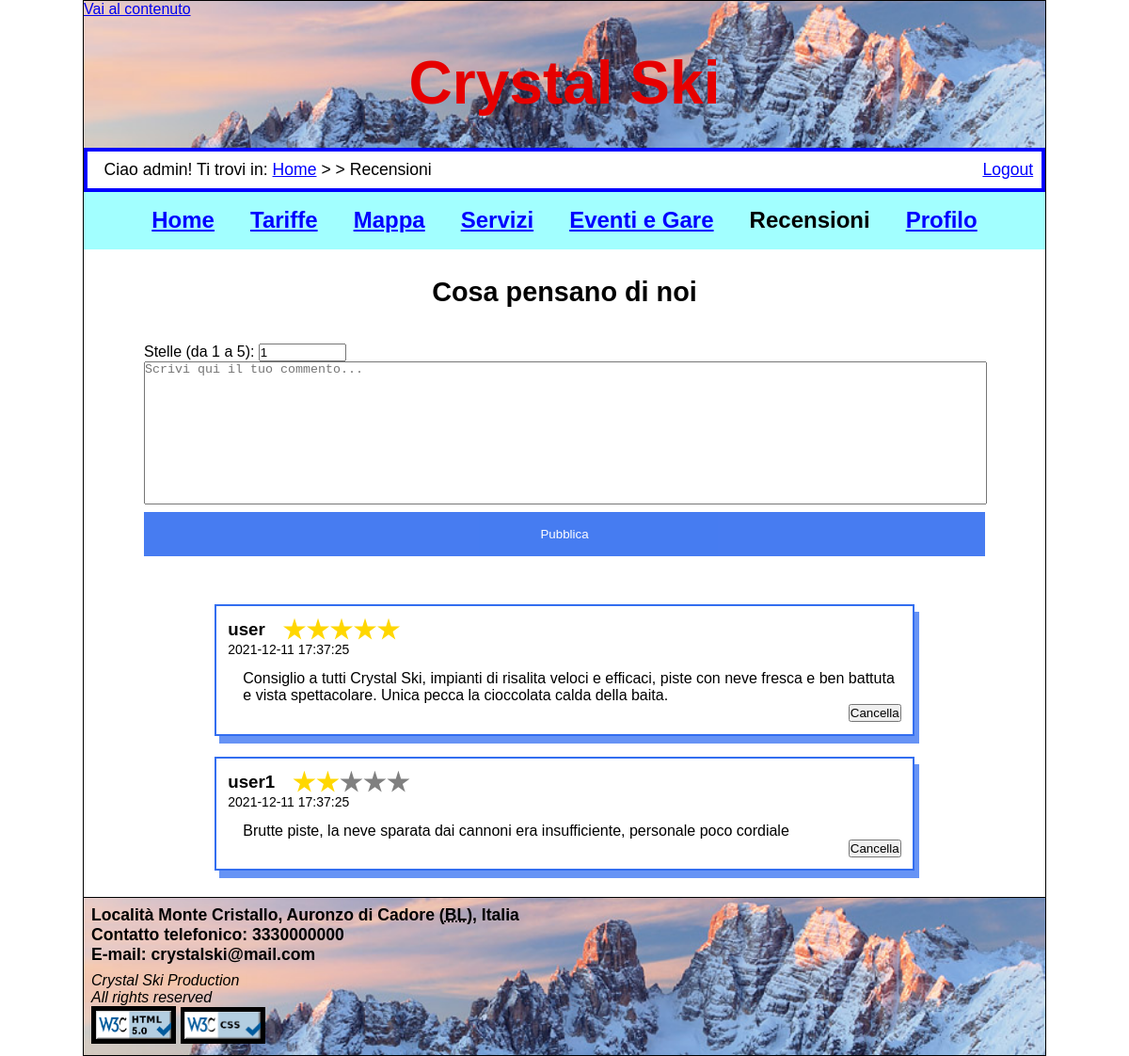
Screenshot of /html-php/recensioni.php (signed in) with the database file from the repository.
### tables this page shows
CREATE TABLE `comment`(
    `id` INT UNSIGNED NOT NULL AUTO_INCREMENT,
    `userId` INT UNSIGNED NOT NULL,
    `comment` VARCHAR(400) NOT NULL,
    `stars` TINYINT UNSIGNED NOT NULL,
    `date` DATETIME NOT NULL,

    PRIMARY KEY (`id`)
);

CREATE TABLE `user`(
    `id` INT UNSIGNED NOT NULL AUTO_INCREMENT,
    `email` VARCHAR(255) NOT NULL,
    `username` VARCHAR(255) NOT NULL,
    `password` VARCHAR(255) NOT NULL,
    `name` VARCHAR(255) NULL,
    `surname` VARCHAR(255) NULL,
    `city` VARCHAR(255) NULL,
    `isAdmin` TINYINT UNSIGNED NOT NULL,

    PRIMARY KEY (`id`),
    UNIQUE KEY (`username`)
);

### html-php/DBConnection.php (called while the page is built, shortened)
<?php
class DBConnection{
    private $connection;
    public function openDBConnection(){
        $this->connection = mysqli_connect(DBConnection::HOST_DB, DBConnection::USERNAME, DBConnection::PASSWORD, DBConnection::DATABASE_NAME);
        if(mysqli_errno($this->connection)){
            return false;
        }else{
            mysqli_set_charset($this->connection,"utf8");
            return true;
        }
    }
    public function getComments(){
        $loadComments = "SELECT * from `comment` LIMIT 10";
        $queryResult = mysqli_query($this->connection, $loadComments) or die (mysqli_error($this->connection));
        if(mysqli_num_rows($queryResult) > 0){
            return $queryResult;
        }else{
            return "";
        }
    }
    public function getUsernameById($id){
        $getUsernameById = "SELECT `username` FROM `user` WHERE `id` = \"$id\" ";
        $queryResult = mysqli_query($this->connection, $getUsernameById) or die (mysqli_error($this->connection));
        if(mysqli_num_rows($queryResult) > 0){
            return $queryResult;
        }else{
            return "";
        }
    }
}
?>

### html-php/recensioni.php (the view, shortened to what this page needs)
<?php
require_once("DBConnection.php");
$connection = new DBConnection();
$connectionOK = $connection->openDBConnection();
?>
<!DOCTYPE html>
<html lang="it">
<head>
	<link rel="stylesheet" href="../css/style.css" />
	<link rel="stylesheet" media="screen and (max-width:600px), only screen and (max-width:600px)" href="../css/mini.css"/>
</head>
<body>
	<header>
		<a id="salta" href="#inizio">Vai al contenuto</a>
		<h1 lang="en">Crystal Ski</h1>
	</header>
	<div id="breadcrumb">
	<?php if (isset($_SESSION['login']) && $_SESSION['login']) { ?>
		<p>Ciao <?=$_SESSION['username']?>! Ti trovi in: <a href="home.php" lang="en">Home</a> &gt; &gt; Recensioni</p>
		<a href="logout.php">Logout</a>
	<?php } else { ?>
		<p>Ti trovi in: <a href="home.php" lang="en">Home</a> &gt; &gt; Recensioni</p>
		<a href="login.php">Login</a>
	<?php } ?>
	</div>
	<nav id="menu">
		<ul>
			<li><a href="home.php">Home</a></li>
			<li><a href="tariffe.php">Tariffe</a></li>
			<li><a href="mappa.php">Mappa</a></li>
			<li><a href="servizi.php">Servizi</a></li>
			<li><a href="eventi.php">Eventi e Gare</a></li>
			<li>Recensioni</li>
			<?php if(isset($_SESSION['login']) && $_SESSION['login']){ ?>
				<li><a href="areaPersonale.php">Profilo</a></li>
			<?php } ?>
		</ul>
	</nav>
	<h2 class="titolo" id="inizio">Cosa pensano di noi</h2>
	<?php if (isset($_SESSION['login']) && $_SESSION['login']) { ?>
	<div id=writeAComment>
		<form action="recensioni.php" id="commentForm" method="post">
			<label for="starsQuantity">Stelle (da 1 a 5):</label>
			<input type="number" id="starsQuantity" name="starsQuantity" value="1" min="1" max="5">
			<textarea name="commentBox" id="commentBox" placeholder="Scrivi qui il tuo commento..."></textarea>
			<button type="submit" name="submit" class="submitComment">Pubblica</button>
		</form>
	</div>
	<?php }else{ ?>
		<h4 class="warning">Bisogna aver effettuato il login per scrivere un commento</h4>
	<?php } ?>
	<div id="comments_holder">
		<?php
			if($connectionOK){
   				 $commentsQuery = $connection->getComments();
    			if($commentsQuery != ""){
					while($row = mysqli_fetch_assoc($commentsQuery)){
		?>
			<div class="comments">
				<div class = "userDetails">
					<h3><?=mysqli_fetch_assoc($connection->getUsernameById($row["userId"]))["username"]?></h3>
					<?php for ($i = 0; $i < 5; $i++) { ?>
							<div class='star<?=$row['stars'] > $i ? ' gold' : '' ?>'></div>
					<?php }?>
				</div>
				<p class ="commentDate"><?=$row["date"]?></p>
				<p class ="comment"><?=$row["comment"]?></p>
				<?php if((isset($_SESSION['login']) && $_SESSION['id'] == $row["userId"]) || (isset($_SESSION['isAdmin']) && $_SESSION['isAdmin'])){  ?>
					<div class = "commentsHeader">
						<form action="recensioni.php" method="post">
						<button class="DComment" name="DComment" value="<?=$row["id"]?>">Cancella</button>
						</form>
					</div>
				<?php } ?>
			</div>
		<?php
				}
			}else{
				$connectionERR = "<p>Problemi di connessione, ci scusiamo per il disagio</p>";
				}
			}else{
				$connectionERR = "<p>Problemi di connessione, ci scusiamo per il disagio</p>";
			}
		?>
	</div>
		<?php include('../components/footer.php') ?>
</body>
</html>

### css/style.css (style rules this page uses)
* { padding: 0; margin: 0; }
html, body { font-size: 100%; font-family: "Helvetica", linear, sans-serif; margin: auto; max-width: 1024px; }
body { border: 1px solid #000; }
header { background-image: url('../images/sfondo.jpg'); background-position: center; background-size: 100%; background-repeat: no-repeat; }
header h1 { padding: 0.5em; font-size: 4em; text-align: center; color: #e60000; }
#breadcrumb { display: flex; font-size: 1.1em; padding: 0.5em 0.5em 0.5em 1em; border: 4.5px solid #0000ff; justify-content: space-between; }
#breadcrumb a:link { color: #0000ff; }
#menu { background-color: #a2ffff; color: #000; text-align: center; }
#menu li { display: inline-block; padding: 0.7em; font-size: 1.5em; font-weight: bold; }
#menu a:link { color: #0000ff; }
.titolo { clear: both; text-align: center; font-size: 1.8em; margin-top: 0.5em; padding-top: 0.5em; padding-bottom: 0.2em; }
#comments_holder { display: flex; flex-direction: column; align-items: center; justify-content: center; padding-bottom: 1em; }
#writeAComment { padding: 2em; padding-left: 4em; padding-right: 4em; }
#starsQuantity { width: 10%; }
.comment { word-wrap: break-word; }
.commentsHeader { display: flex; justify-content: space-between; }
.submitComment { background-color: #336ef0; color: white; padding: 16px 20px; margin: 8px 0; border: none; cursor: pointer; width: 100%; opacity: 0.9; }
#commentBox { display: flex; resize: none; width: 100%; min-height: 150px; }
.comments { flex-direction: row; border: 2px solid #336ef0; box-shadow: 5px 8px #6693f5; margin: 0.7em; min-width: 300px; padding: 0.8em; width: 70%; }
.comment { padding-left: 1em; }
.commentsHeader { display: flex; justify-content: end; }
.userDetails { display: flex; align-items: center; }
.commentDate { font-size: 14px; padding-bottom: 1em; }
.userDetails h3 { padding-right: 1em; }
.star { background: grey; clip-path: polygon(50% 0%, 61% 35%, 98% 35%, 68% 57%, 79% 91%, 50% 70%, 21% 91%, 32% 57%, 2% 35%, 39% 35%); display: inline-block; min-height: 25px; min-width: 25px; }
.gold.star { background: gold; }

### css/mini.css (style rules this page uses)
* { box-sizing: border-box; }
html, body { max-width: 600px; }
body { border: none }
header h1 { font-size: 3em; }
* { padding: 0; margin: 0; box-sizing: border-box; }
input[type="checkbox"].menu-toggle ~ nav { display: none; }
#menu { flex-direction: column; }
#menu li { width: 100%; }

### rows the page displays
comment: userId.username "user", stars 5 (drawn), date "2021-12-11 17:37:25", comment "Consiglio a tutti Crystal Ski, impianti di risalita veloci e efficaci, piste con neve fresca e ben battuta e vista spettacolare. Unica pecca la cioccolata calda della baita.", $row["id"] 1 (drawn)
comment: userId.username "user1", stars 2 (drawn), date "2021-12-11 17:37:25", comment "Brutte piste, la neve sparata dai cannoni era insufficiente, personale poco cordiale", $row["id"] 2 (drawn)

### other values shown
$_SESSION['username'] "admin"
